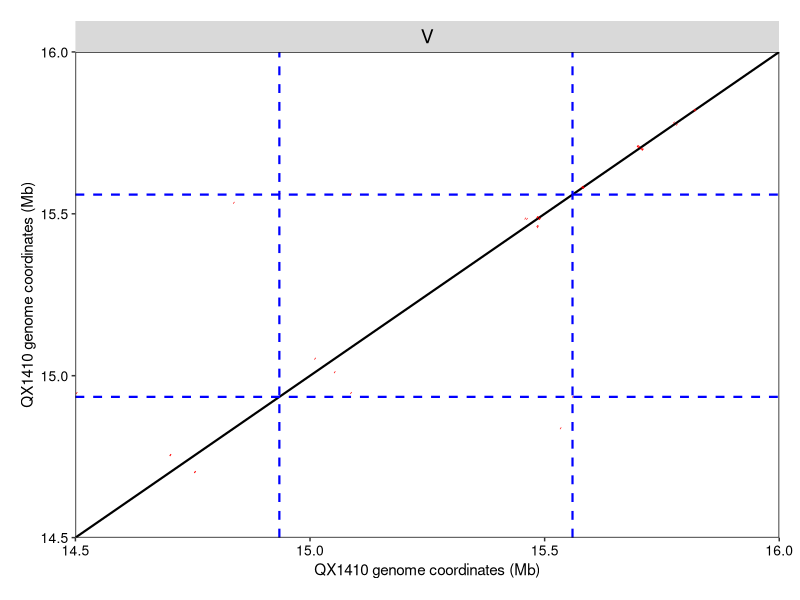
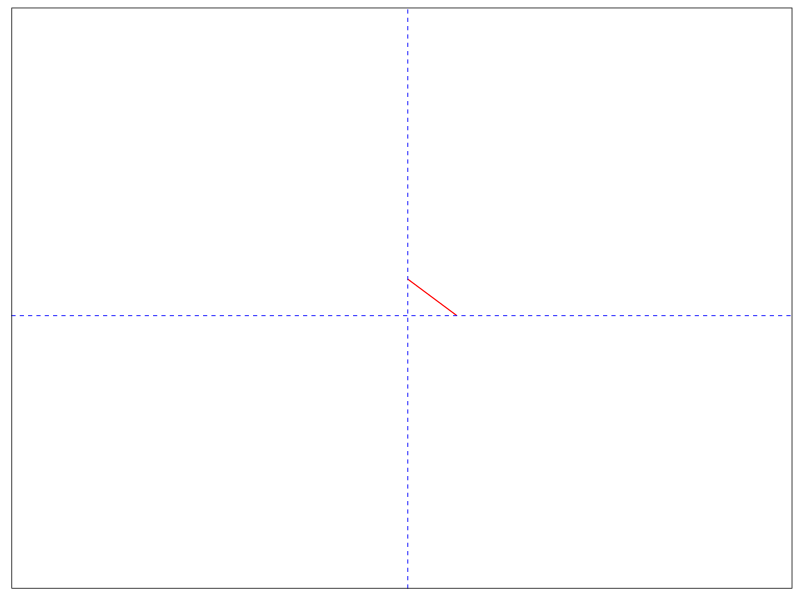
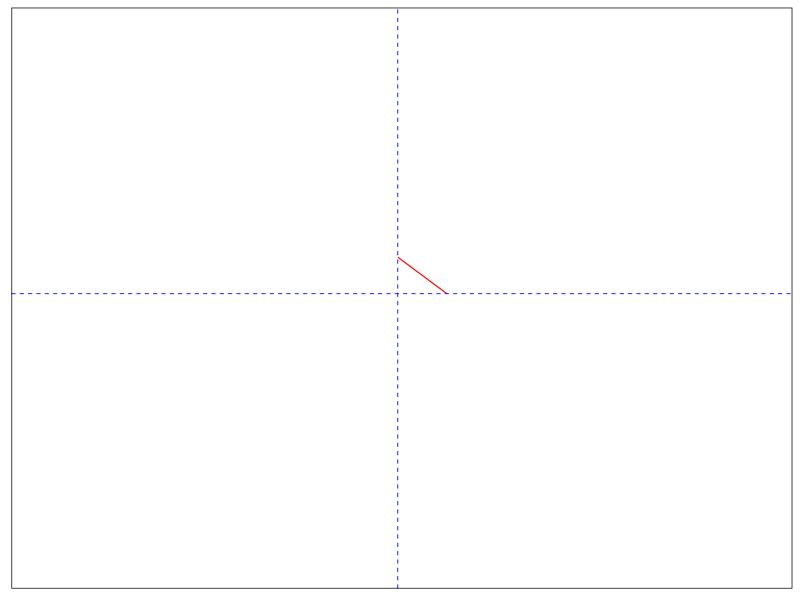

Source code (R) for these figures, in order:
library(ggplot2)
library(readr)
library(dplyr)

# Loading in nucmer alignment data of QX1410 to QX1410
qxqx <- readr::read_tsv("../../processed_data/genome_genome_alignments/QX_QX.transformed.tsv", col_names = c("QXS1","QXE1","QXS2","QXE2","L1","L2","IDY","LENR","LENQ","QX_chrom","QX_chrom2")) %>%
  dplyr::mutate(inv = ifelse(QXE2 < QXS2, "yes", "no")) %>%
  dplyr::filter(QX_chrom == "V" & QX_chrom2 == "V")

# Plotting alignment of inversion locus in QX1410
qx_qx_plt_main <- ggplot(qxqx) +
  geom_segment(aes(x = QXS1 / 1e6, xend = QXE1 / 1e6, y = QXS2 / 1e6, yend = QXE2 / 1e6, color = inv), linewidth = 0.75) +
  facet_grid(~QX_chrom2) +
  scale_color_manual(values = c(no = "black", yes = "red")) +
  geom_vline(xintercept = 14.934651, linetype = "dashed", linewidth = 0.75, color = "blue") +
  geom_vline(xintercept = 15.559394, linetype = "dashed", linewidth = 0.75, color = "blue") +
  geom_hline(yintercept = 14.934651, linetype = "dashed", linewidth = 0.75, color = "blue") +
  geom_hline(yintercept = 15.559394, linetype = "dashed", linewidth = 0.75, color = "blue") +
  theme(
    panel.background = element_blank(),
    panel.border = element_rect(fill = NA),
    strip.text = element_text(size = 14, color = "black"),
    axis.title = element_text(size = 11, color = "black"),
    axis.text = element_text(size = 10, color = "black"),
    plot.margin = margin(t = 15, r = 15, l = 15, b = 15),
    legend.position = "none"
  ) +
  labs(y = "QX1410 genome coordinates (Mb)", x = "QX1410 genome coordinates (Mb)") +
  scale_x_continuous(expand = c(0,0)) +
  scale_y_continuous(expand = c(0,0)) +
  coord_cartesian(xlim = c(14.5,16), ylim = c(14.5,16))

# Save the main plot
ggsave("../../figures/supplementary/qx_qx_INV_visualization.png", qx_qx_plt_main, height = 5, width = 5, dpi = 600)

# Looking at multi-alignment at left inversion breakpoint
left_inset <- ggplot(qxqx) +
  geom_segment(aes(x = QXS1 / 1e6, xend = QXE1 / 1e6, y = QXS2 / 1e6, yend = QXE2 / 1e6, color = inv), linewidth = 0.4) +
  facet_grid(~QX_chrom2) +
  scale_color_manual(values = c(no = "black", yes = "red")) +
  geom_vline(xintercept = 14.934651, linetype = "dashed", linewidth = 0.3, color = "blue") +
  geom_vline(xintercept = 15.559394, linetype = "dashed", linewidth = 0.3, color = "blue") +
  geom_hline(yintercept = 14.934651, linetype = "dashed", linewidth = 0.3, color = "blue") +
  geom_hline(yintercept = 15.559394, linetype = "dashed", linewidth = 0.3, color = "blue") +
  theme(
    panel.background = element_blank(),
    panel.border = element_rect(fill = NA),
    strip.text = element_blank(),
    axis.title = element_blank(),
    axis.text = element_blank(),
    axis.ticks = element_blank(),
    legend.position = "none"
  ) +
  labs(y = "QX1410 genome coordinates (Mb)", x = "QX1410 genome coordinates (Mb)") +
  scale_x_continuous(expand = c(0,0)) +
  scale_y_continuous(expand = c(0,0)) +
  coord_cartesian(xlim = c(14.9245,14.9445), ylim = c(15.55,15.57))

# Save the left inset
ggsave("../../figures/supplementary/qx_qx_INV_visualization_left_inset.png", left_inset, height = 2, width = 2, dpi = 600)

# Looking at multi-alignment at right inversion breakpoint
right_inset <- ggplot(qxqx) +
  geom_segment(aes(x = QXS1 / 1e6, xend = QXE1 / 1e6, y = QXS2 / 1e6, yend = QXE2 / 1e6, color = inv), linewidth = 0.4) +
  facet_grid(~QX_chrom2) +
  scale_color_manual(values = c(no = "black", yes = "red")) +
  geom_vline(xintercept = 14.934651, linetype = "dashed", linewidth = 0.3, color = "blue") +
  geom_vline(xintercept = 15.559394, linetype = "dashed", linewidth = 0.3, color = "blue") +
  geom_hline(yintercept = 14.934651, linetype = "dashed", linewidth = 0.3, color = "blue") +
  geom_hline(yintercept = 15.559394, linetype = "dashed", linewidth = 0.3, color = "blue") +
  theme(
    panel.background = element_blank(),
    panel.border = element_rect(fill = NA),
    strip.text = element_blank(),
    axis.title = element_blank(),
    axis.text = element_blank(),
    axis.ticks = element_blank(),
    legend.position = "none"
  ) +
  labs(y = "QX1410 genome coordinates (Mb)", x = "QX1410 genome coordinates (Mb)") +
  scale_x_continuous(expand = c(0,0)) +
  scale_y_continuous(expand = c(0,0)) +
  coord_cartesian(xlim = c(15.5495,15.5695), ylim = c(14.9245,14.9445))

# Save the right inset
ggsave("../../figures/supplementary/qx_qx_INV_visualization_right_inset.png", right_inset, height = 2, width = 2, dpi = 600)
